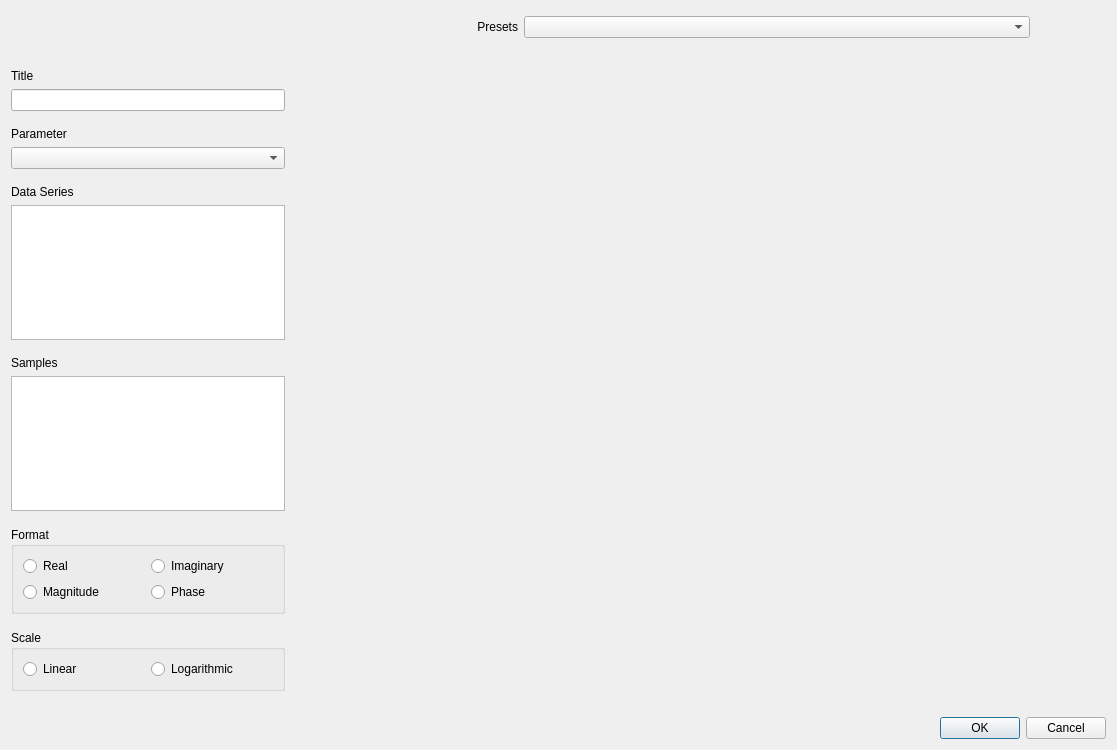
<?xml version="1.0" encoding="UTF-8"?>
<ui version="4.0">
 <class>form</class>
 <widget class="QWidget" name="form">
  <property name="geometry">
   <rect>
    <x>0</x>
    <y>0</y>
    <width>1117</width>
    <height>750</height>
   </rect>
  </property>
  <property name="windowTitle">
   <string>Form</string>
  </property>
  <layout class="QVBoxLayout" name="verticalLayout">
   <item>
    <layout class="QHBoxLayout" name="presetsHorizontalLayout">
     <item>
      <widget class="QLabel" name="presetsLabel">
       <property name="text">
        <string>Presets</string>
       </property>
       <property name="alignment">
        <set>Qt::AlignRight|Qt::AlignTrailing|Qt::AlignVCenter</set>
       </property>
      </widget>
     </item>
     <item>
      <widget class="QComboBox" name="presetsComboBox">
       <property name="frame">
        <bool>true</bool>
       </property>
      </widget>
     </item>
     <item>
      <widget class="QPushButton" name="presetsAddPushButton">
       <property name="sizePolicy">
        <sizepolicy hsizetype="Fixed" vsizetype="Fixed">
         <horstretch>0</horstretch>
         <verstretch>0</verstretch>
        </sizepolicy>
       </property>
       <property name="minimumSize">
        <size>
         <width>32</width>
         <height>32</height>
        </size>
       </property>
       <property name="maximumSize">
        <size>
         <width>32</width>
         <height>32</height>
        </size>
       </property>
       <property name="baseSize">
        <size>
         <width>0</width>
         <height>0</height>
        </size>
       </property>
       <property name="text">
        <string/>
       </property>
       <property name="icon">
        <iconset resource="../ressources/icons.qrc">
         <normaloff>:/icons/plus-circle.svg</normaloff>:/icons/plus-circle.svg</iconset>
       </property>
       <property name="flat">
        <bool>true</bool>
       </property>
      </widget>
     </item>
     <item>
      <widget class="QPushButton" name="presetsRemovePushButton">
       <property name="sizePolicy">
        <sizepolicy hsizetype="Fixed" vsizetype="Fixed">
         <horstretch>0</horstretch>
         <verstretch>0</verstretch>
        </sizepolicy>
       </property>
       <property name="minimumSize">
        <size>
         <width>32</width>
         <height>32</height>
        </size>
       </property>
       <property name="maximumSize">
        <size>
         <width>32</width>
         <height>32</height>
        </size>
       </property>
       <property name="text">
        <string/>
       </property>
       <property name="icon">
        <iconset resource="../ressources/icons.qrc">
         <normaloff>:/icons/minus-circle.svg</normaloff>:/icons/minus-circle.svg</iconset>
       </property>
       <property name="flat">
        <bool>true</bool>
       </property>
      </widget>
     </item>
    </layout>
   </item>
   <item>
    <spacer name="verticalSpacer1">
     <property name="orientation">
      <enum>Qt::Vertical</enum>
     </property>
     <property name="sizeType">
      <enum>QSizePolicy::Fixed</enum>
     </property>
     <property name="sizeHint" stdset="0">
      <size>
       <width>20</width>
       <height>20</height>
      </size>
     </property>
    </spacer>
   </item>
   <item>
    <layout class="QGridLayout" name="mainGridLayout" columnstretch="1,3">
     <item row="6" column="0">
      <spacer name="verticalSpacer4">
       <property name="orientation">
        <enum>Qt::Vertical</enum>
       </property>
       <property name="sizeType">
        <enum>QSizePolicy::Fixed</enum>
       </property>
       <property name="sizeHint" stdset="0">
        <size>
         <width>20</width>
         <height>10</height>
        </size>
       </property>
      </spacer>
     </item>
     <item row="3" column="0">
      <spacer name="verticalSpacer3">
       <property name="orientation">
        <enum>Qt::Vertical</enum>
       </property>
       <property name="sizeType">
        <enum>QSizePolicy::Fixed</enum>
       </property>
       <property name="sizeHint" stdset="0">
        <size>
         <width>20</width>
         <height>10</height>
        </size>
       </property>
      </spacer>
     </item>
     <item row="1" column="0">
      <widget class="QLabel" name="titleLabel">
       <property name="sizePolicy">
        <sizepolicy hsizetype="Minimum" vsizetype="Preferred">
         <horstretch>0</horstretch>
         <verstretch>0</verstretch>
        </sizepolicy>
       </property>
       <property name="text">
        <string>Title</string>
       </property>
       <property name="alignment">
        <set>Qt::AlignBottom|Qt::AlignLeading|Qt::AlignLeft</set>
       </property>
       <property name="margin">
        <number>0</number>
       </property>
      </widget>
     </item>
     <item row="11" column="0">
      <widget class="QListView" name="samplesListView">
       <property name="sizePolicy">
        <sizepolicy hsizetype="MinimumExpanding" vsizetype="Expanding">
         <horstretch>0</horstretch>
         <verstretch>0</verstretch>
        </sizepolicy>
       </property>
       <property name="minimumSize">
        <size>
         <width>30</width>
         <height>0</height>
        </size>
       </property>
       <property name="baseSize">
        <size>
         <width>30</width>
         <height>0</height>
        </size>
       </property>
      </widget>
     </item>
     <item row="9" column="0">
      <spacer name="verticalSpacer5">
       <property name="orientation">
        <enum>Qt::Vertical</enum>
       </property>
       <property name="sizeType">
        <enum>QSizePolicy::Fixed</enum>
       </property>
       <property name="sizeHint" stdset="0">
        <size>
         <width>20</width>
         <height>10</height>
        </size>
       </property>
      </spacer>
     </item>
     <item row="7" column="0">
      <widget class="QLabel" name="dataseriesLabel">
       <property name="sizePolicy">
        <sizepolicy hsizetype="Minimum" vsizetype="Preferred">
         <horstretch>0</horstretch>
         <verstretch>0</verstretch>
        </sizepolicy>
       </property>
       <property name="text">
        <string>Data Series</string>
       </property>
       <property name="alignment">
        <set>Qt::AlignBottom|Qt::AlignLeading|Qt::AlignLeft</set>
       </property>
       <property name="margin">
        <number>0</number>
       </property>
      </widget>
     </item>
     <item row="2" column="0">
      <widget class="QLineEdit" name="titleLineEdit">
       <property name="sizePolicy">
        <sizepolicy hsizetype="MinimumExpanding" vsizetype="Fixed">
         <horstretch>0</horstretch>
         <verstretch>0</verstretch>
        </sizepolicy>
       </property>
       <property name="minimumSize">
        <size>
         <width>30</width>
         <height>0</height>
        </size>
       </property>
       <property name="baseSize">
        <size>
         <width>30</width>
         <height>0</height>
        </size>
       </property>
      </widget>
     </item>
     <item row="8" column="0">
      <widget class="QListView" name="dataseriesListView">
       <property name="sizePolicy">
        <sizepolicy hsizetype="MinimumExpanding" vsizetype="Expanding">
         <horstretch>0</horstretch>
         <verstretch>0</verstretch>
        </sizepolicy>
       </property>
       <property name="minimumSize">
        <size>
         <width>30</width>
         <height>0</height>
        </size>
       </property>
       <property name="baseSize">
        <size>
         <width>30</width>
         <height>0</height>
        </size>
       </property>
      </widget>
     </item>
     <item row="14" column="0">
      <spacer name="verticalSpacer7">
       <property name="orientation">
        <enum>Qt::Vertical</enum>
       </property>
       <property name="sizeType">
        <enum>QSizePolicy::Fixed</enum>
       </property>
       <property name="sizeHint" stdset="0">
        <size>
         <width>20</width>
         <height>10</height>
        </size>
       </property>
      </spacer>
     </item>
     <item row="13" column="0">
      <widget class="QGroupBox" name="formatGroupBox">
       <property name="title">
        <string>Format</string>
       </property>
       <layout class="QGridLayout" name="gridLayout">
        <item row="0" column="0">
         <widget class="QRadioButton" name="formatRealRadioButton">
          <property name="text">
           <string>Real</string>
          </property>
         </widget>
        </item>
        <item row="1" column="1">
         <widget class="QRadioButton" name="formatPhaseRadioButton">
          <property name="text">
           <string>Phase</string>
          </property>
         </widget>
        </item>
        <item row="0" column="1">
         <widget class="QRadioButton" name="formatImaginaryRadioButton">
          <property name="text">
           <string>Imaginary</string>
          </property>
         </widget>
        </item>
        <item row="1" column="0">
         <widget class="QRadioButton" name="formatMagnitudeRadioButton">
          <property name="text">
           <string>Magnitude</string>
          </property>
         </widget>
        </item>
       </layout>
      </widget>
     </item>
     <item row="10" column="0">
      <widget class="QLabel" name="samplesLabel">
       <property name="sizePolicy">
        <sizepolicy hsizetype="Minimum" vsizetype="Preferred">
         <horstretch>0</horstretch>
         <verstretch>0</verstretch>
        </sizepolicy>
       </property>
       <property name="text">
        <string>Samples</string>
       </property>
       <property name="alignment">
        <set>Qt::AlignBottom|Qt::AlignLeading|Qt::AlignLeft</set>
       </property>
       <property name="margin">
        <number>0</number>
       </property>
      </widget>
     </item>
     <item row="4" column="0">
      <widget class="QLabel" name="parameterLabel">
       <property name="sizePolicy">
        <sizepolicy hsizetype="Minimum" vsizetype="Preferred">
         <horstretch>0</horstretch>
         <verstretch>0</verstretch>
        </sizepolicy>
       </property>
       <property name="text">
        <string>Parameter</string>
       </property>
       <property name="alignment">
        <set>Qt::AlignBottom|Qt::AlignLeading|Qt::AlignLeft</set>
       </property>
       <property name="margin">
        <number>0</number>
       </property>
      </widget>
     </item>
     <item row="5" column="0">
      <widget class="QComboBox" name="parameterComboBox">
       <property name="sizePolicy">
        <sizepolicy hsizetype="MinimumExpanding" vsizetype="Fixed">
         <horstretch>0</horstretch>
         <verstretch>0</verstretch>
        </sizepolicy>
       </property>
       <property name="minimumSize">
        <size>
         <width>30</width>
         <height>0</height>
        </size>
       </property>
       <property name="baseSize">
        <size>
         <width>30</width>
         <height>0</height>
        </size>
       </property>
      </widget>
     </item>
     <item row="15" column="0">
      <widget class="QGroupBox" name="scaleGroupBox">
       <property name="title">
        <string>Scale</string>
       </property>
       <layout class="QHBoxLayout" name="horizontalLayout">
        <item>
         <widget class="QRadioButton" name="scaleLinearRadioButton">
          <property name="text">
           <string>Linear</string>
          </property>
         </widget>
        </item>
        <item>
         <widget class="QRadioButton" name="scaleLogarithmicRadioButton">
          <property name="text">
           <string>Logarithmic</string>
          </property>
         </widget>
        </item>
       </layout>
      </widget>
     </item>
     <item row="12" column="0">
      <spacer name="verticalSpacer6">
       <property name="orientation">
        <enum>Qt::Vertical</enum>
       </property>
       <property name="sizeType">
        <enum>QSizePolicy::Fixed</enum>
       </property>
       <property name="sizeHint" stdset="0">
        <size>
         <width>20</width>
         <height>10</height>
        </size>
       </property>
      </spacer>
     </item>
     <item row="1" column="1" rowspan="15">
      <layout class="QVBoxLayout" name="graphicVerticalLayout" stretch="">
       <property name="sizeConstraint">
        <enum>QLayout::SetNoConstraint</enum>
       </property>
       <property name="leftMargin">
        <number>0</number>
       </property>
       <property name="rightMargin">
        <number>0</number>
       </property>
      </layout>
     </item>
    </layout>
   </item>
   <item>
    <spacer name="verticalSpacer2">
     <property name="orientation">
      <enum>Qt::Vertical</enum>
     </property>
     <property name="sizeType">
      <enum>QSizePolicy::Fixed</enum>
     </property>
     <property name="sizeHint" stdset="0">
      <size>
       <width>20</width>
       <height>20</height>
      </size>
     </property>
    </spacer>
   </item>
   <item>
    <layout class="QHBoxLayout" name="bottomHorizontalLayout">
     <item>
      <widget class="QLabel" name="graphicTextLabel">
       <property name="font">
        <font>
         <pointsize>8</pointsize>
        </font>
       </property>
       <property name="text">
        <string/>
       </property>
      </widget>
     </item>
     <item>
      <widget class="QDialogButtonBox" name="buttonBox">
       <property name="standardButtons">
        <set>QDialogButtonBox::Cancel|QDialogButtonBox::Ok</set>
       </property>
      </widget>
     </item>
    </layout>
   </item>
  </layout>
 </widget>
 <resources>
  <include location="../ressources/icons.qrc"/>
 </resources>
 <connections/>
</ui>
